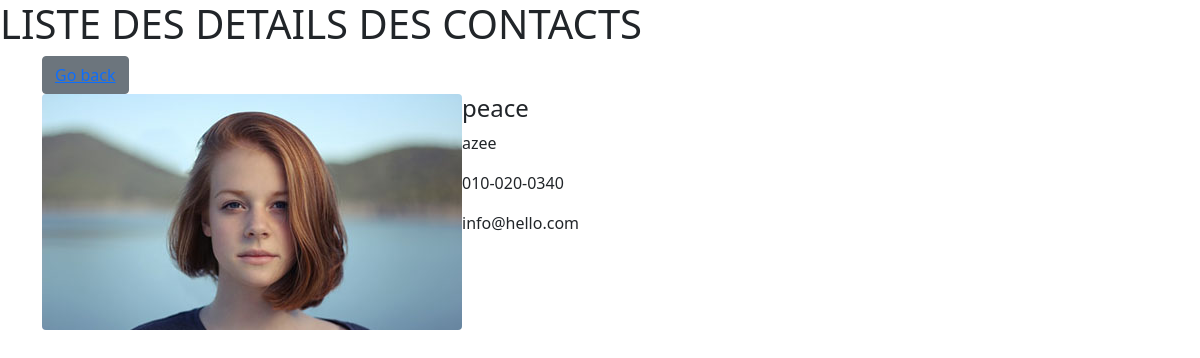
Screenshot of /detail/7/ with the database file from the repository.
### contact/models.py (models this page shows)
class Base(models.Model):
    date_add = models.DateField(auto_now_add=True)
    date_update = models.DateField(auto_now=True)
    status = models.BooleanField(default=True)
    class Meta:
        abstract = True

class ListContact(Base):
    user = models.ForeignKey(User, on_delete=models.CASCADE , null = True , blank=True)
    nom = models.CharField(max_length=250)
    prenom = models.CharField(max_length=250)
    contact = models.CharField(max_length=250)
    email = models.EmailField(max_length=254)
    photo = models.FileField(upload_to='images')

### contact/views.py (the view)
# urls.py: path('detail/<int:id>/',views.detail , name= 'detail'),
def detail(request ,id):
    contact = get_object_or_404(models.ListContact , id =id )
    return render(request, 'detail.html',locals())

### templates/detail.html (shortened to what this page needs)
<h1> LISTE DES DETAILS DES CONTACTS</h1>
<link href="https://cdn.jsdelivr.net/npm/bootstrap@5.0.1/dist/css/bootstrap.min.css" rel="stylesheet">
<div class="container">
    <button type="button" class="btn btn-secondary"><a href="{% url 'index' %}">Go back</a></button>
    <div><img src="{{contact.photo.url}}" class="rounded float-start" alt="{{contact.nom}}"></div>
    <h4>{{contact.nom}}</h4>
    <p>{{contact.prenom}}</p>
    <p>{{contact.contact}}</p>
    <p>{{contact.email}}</p>
</div>

### rows the page displays
ListContact: photo (picture), nom "peace", prenom "azee", contact "010-020-0340", email "info@hello.com"
